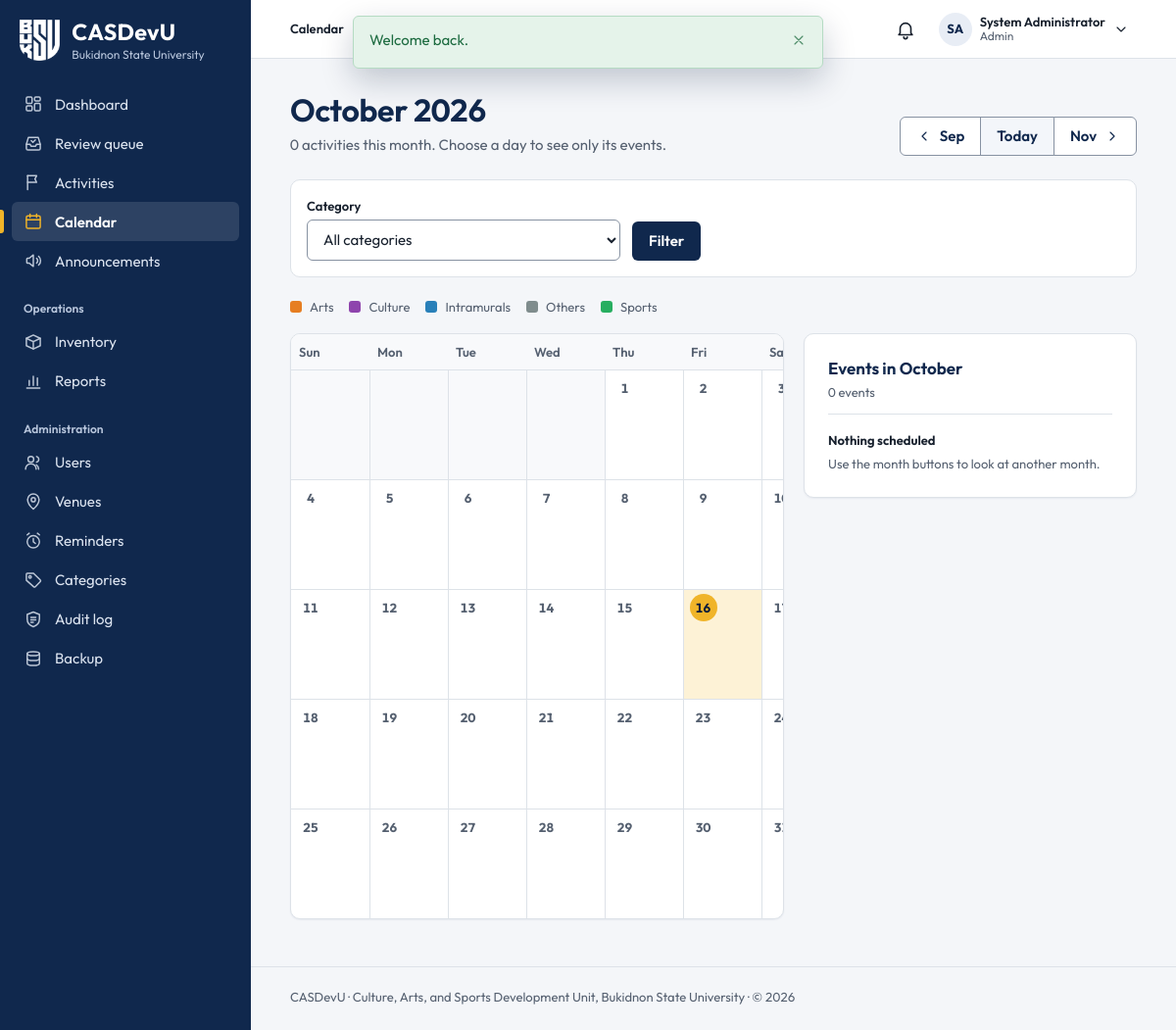
The page /activities/calendar.php (signed in) on the database its author committed.
### tables this page shows
CREATE TABLE users (
    user_id         INT UNSIGNED AUTO_INCREMENT PRIMARY KEY,
    role_id         TINYINT UNSIGNED NOT NULL,

     
    email           VARCHAR(150) NOT NULL UNIQUE,    
    password_hash   VARCHAR(255) NOT NULL,           
     
    student_number  VARCHAR(30)  NULL UNIQUE,        
    first_name      VARCHAR(80)  NOT NULL,
    middle_name     VARCHAR(80)  NULL,
    last_name       VARCHAR(80)  NOT NULL,
    sex             ENUM('male','female','other') NULL,
    birth_date      DATE         NULL,
    contact_number  VARCHAR(30)  NULL,
    photo_path      VARCHAR(255) NULL,

     
    course_id       INT UNSIGNED     NULL,
    year_level_id   TINYINT UNSIGNED NULL,
    section         VARCHAR(20)      NULL,

     
    status          ENUM('pending','active','inactive','suspended')
                        NOT NULL DEFAULT 'pending',
    last_login_at   DATETIME NULL,
    created_at      TIMESTAMP NOT NULL DEFAULT CURRENT_TIMESTAMP,
    updated_at      TIMESTAMP NOT NULL DEFAULT CURRENT_TIMESTAMP
                        ON UPDATE CURRENT_TIMESTAMP,

    CONSTRAINT fk_users_role       FOREIGN KEY (role_id)       REFERENCES roles(role_id),
    CONSTRAINT fk_users_course     FOREIGN KEY (course_id)     REFERENCES courses(course_id)
                                       ON DELETE SET NULL,
    CONSTRAINT fk_users_year_level FOREIGN KEY (year_level_id) REFERENCES year_levels(year_level_id)
                                       ON DELETE SET NULL,

    INDEX idx_users_role   (role_id),
    INDEX idx_users_status (status),
    INDEX idx_users_name   (last_name, first_name)
);

CREATE TABLE activity_categories (
    category_id     INT UNSIGNED AUTO_INCREMENT PRIMARY KEY,
    name            VARCHAR(80)  NOT NULL UNIQUE,    
    description     VARCHAR(255) NULL,
    color_hex       CHAR(7)      NULL,               
    is_active       TINYINT(1)   NOT NULL DEFAULT 1
);

### public/activities/calendar.php (the view, shortened to what the rows shown need)
<?php
require_login();
$year  = (int) (get('year')  ?: date('Y'));
$month = (int) (get('month') ?: date('n'));
$firstDay    = sprintf('%04d-%02d-01', $year, $month);
$daysInMonth = (int) date('t', strtotime($firstDay));
$selectedDay = (int) get('day');
if ($selectedDay < 1 || $selectedDay > $daysInMonth) { $selectedDay = 0; }
$categories   = fetch_all('SELECT category_id, name, color_hex FROM activity_categories WHERE is_active = 1 ORDER BY name');
$monthLabel  = date('F Y', strtotime($firstDay));
require __DIR__ . '/../../includes/layout/header.php';
?>
<div class="page-head">
    <div>
        <h1><?= e($monthLabel) ?></h1>
    </div>
</div>
<div class="cal-legend">
    <?php foreach ($categories as $category): ?>
        <span class="cal-legend-item">
            <span class="cal-swatch" style="background: <?= e($category['color_hex'] ?: '#10284d') ?>"></span>
            <?= e($category['name']) ?>
        </span>
    <?php endforeach; ?>
</div>
<div class="cal-layout">
    <section class="card cal-card" aria-label="Calendar for <?= e($monthLabel) ?>">
        <div class="cal-wrap">
            <table class="calendar">
                <thead>
                    <tr>
                        <?php foreach (['Sun', 'Mon', 'Tue', 'Wed', 'Thu', 'Fri', 'Sat'] as $dayName): ?>
                            <th scope="col"><?= $dayName ?></th>
                        <?php endforeach; ?>
                    </tr>
                </thead>
            </table>
        </div>
    </section>
    <aside class="card cal-panel" aria-labelledby="cal-panel-title">
        <div class="cal-panel-head">
            <h2 id="cal-panel-title">
                <?= $selectedDay > 0
                    ? e(date('l, j F', strtotime(sprintf('%04d-%02d-%02d', $year, $month, $selectedDay))))
                    : 'Events in ' . e(date('F', strtotime($firstDay))) ?>
            </h2>
        </div>
    </aside>
</div>
<?php require __DIR__ . '/../../includes/layout/footer.php'; ?>

### includes/layout/header.php (shortened to what the rows shown need)
<?php
$user         = current_user();
$role         = current_role();
$currentFile  = basename($_SERVER['SCRIPT_NAME']);
$currentDir   = basename(dirname($_SERVER['SCRIPT_NAME']));
$isStudent    = $role === 'student';
$navSection = match (true) {
    $currentDir === 'public' && $currentFile === 'index.php'   => 'dashboard',
    $currentDir === 'public' && $currentFile === 'review.php'  => 'review',
    $currentFile === 'notifications.php'                        => 'notifications',
    $currentFile === 'profile.php'                              => 'profile',
    $currentFile === 'calendar.php'                             => 'calendar',
    $currentDir === 'activities'                                => 'activities',
    $currentDir === 'announcements'                             => 'announcements',
    $currentDir === 'inventory'                                 => 'inventory',
    $currentDir === 'reports'                                   => 'reports',
    $currentDir === 'admin'                                     => pathinfo($currentFile, PATHINFO_FILENAME),
    $currentDir === 'requirements' && $isStudent                => 'my-requirements',
    $currentDir === 'participation' && $isStudent               => 'my-activities',
    $currentDir === 'participation' || $currentDir === 'requirements' => 'activities',
    default                                                     => '',
};
$sections = [
    'dashboard'       => ['Dashboard', 'index.php'],
    'review'          => ['Review queue', 'review.php'],
    'notifications'   => ['Notifications', 'notifications.php'],
    'profile'         => ['My profile', 'profile.php'],
    'calendar'        => ['Calendar', 'activities/calendar.php'],
    'activities'      => ['Activities', 'activities/index.php'],
    'announcements'   => ['Announcements', 'announcements/index.php'],
    'inventory'       => [$isStudent ? 'Costumes & equipment' : 'Inventory', 'inventory/index.php'],
    'reports'         => ['Reports', 'reports/index.php'],
    'my-activities'   => ['My activities', 'participation/my-activities.php'],
    'my-requirements' => ['My requirements', 'requirements/mine.php'],
    'users'           => [has_role('admin') ? 'Users' : 'Accounts', 'admin/users.php'],
    'venues'          => ['Venues', 'admin/venues.php'],
    'reminders'       => ['Reminders', 'admin/reminders.php'],
    'categories'      => ['Categories', 'admin/categories.php'],
    'audit'           => ['Audit log', 'admin/audit.php'],
    'backup'          => ['Backup', 'admin/backup.php'],
];
$initials = $user
    ? strtoupper(mb_substr((string) $user['first_name'], 0, 1) . mb_substr((string) $user['last_name'], 0, 1))
    : '';
?>
<!DOCTYPE html>
<html lang="en">
<head>
    <link rel="stylesheet" href="<?= asset('css/style.css') ?>">
</head>
<body>
<div class="app">
<div class="main">
<?php if ($user): ?>
    <?php
    [$sectionLabel, $sectionHref] = $sections[$navSection] ?? ['', ''];
    $pageLabel  = (string) ($pageTitle ?? '');
    $isSectionHome = $sectionHref !== '' && str_ends_with($_SERVER['SCRIPT_NAME'], '/' . $sectionHref);
    ?>
    <header class="topbar">
        <nav class="breadcrumb" aria-label="Breadcrumb">
            <ol>
                <?php if ($sectionLabel !== '' && !$isSectionHome): ?>
                    <li><a href="<?= url($sectionHref) ?>"><?= e($sectionLabel) ?></a></li>
                    <li aria-current="page"><?= e($pageLabel) ?></li>
                <?php else: ?>
                    <li aria-current="page"><?= e($sectionLabel !== '' ? $sectionLabel : $pageLabel) ?></li>
                <?php endif; ?>
            </ol>
        </nav>
        <div class="topbar-actions">
            <?php require __DIR__ . '/notifications-menu.php'; ?>
            <details class="account-menu" data-menu>
                <summary class="account-trigger" aria-label="Account menu for <?= e(full_name($user)) ?>">
                    <?php if ($userPhotoUrl = user_photo_url($user)): ?>
                        <img class="account-initials" src="<?= e($userPhotoUrl) ?>" alt="" width="34" height="34">
                    <?php else: ?>
                        <span class="account-initials" aria-hidden="true"><?= e($initials) ?></span>
                    <?php endif; ?>
                    <span class="account-text">
                        <span class="account-name"><?= e(full_name($user)) ?></span>
                        <span class="account-role"><?= e(ucfirst((string) $role)) ?></span>
                    </span>
                    <?= icon('chevron-down', 'icon account-chevron') ?>
                </summary>
            </details>
        </div>
    </header>
<?php endif; ?>
<main class="page" id="main" tabindex="-1">

### rows shown on the page
users: initials "SA", full_name($user) "System Administrator"
activity_categories: name "Arts"
activity_categories: name "Culture"
activity_categories: name "Intramurals"
activity_categories: name "Others"
activity_categories: name "Sports"

### other values the page prints
APP_NAME "CASDevU"
UNIVERSITY "Bukidnon State University"
$label "Dashboard Review queue Activities Calendar Announcements Inventory Reports Users Venues Reminders Categories Audit log Backup"
$sectionLabel !== '' ? $sectionLabel : $pageLabel "Calendar"
$role "Admin"
$flashMessage['message'] "Welcome back."
$monthLabel "October 2026"
count($activities) "0"
date('M', strtotime($previous . '-01')) "Sep"
date('M', strtotime($next . '-01')) "Nov"
$dayName "Sun"
$dayName "Mon"
$dayName "Tue"
$dayName "Wed"
$dayName "Thu"
